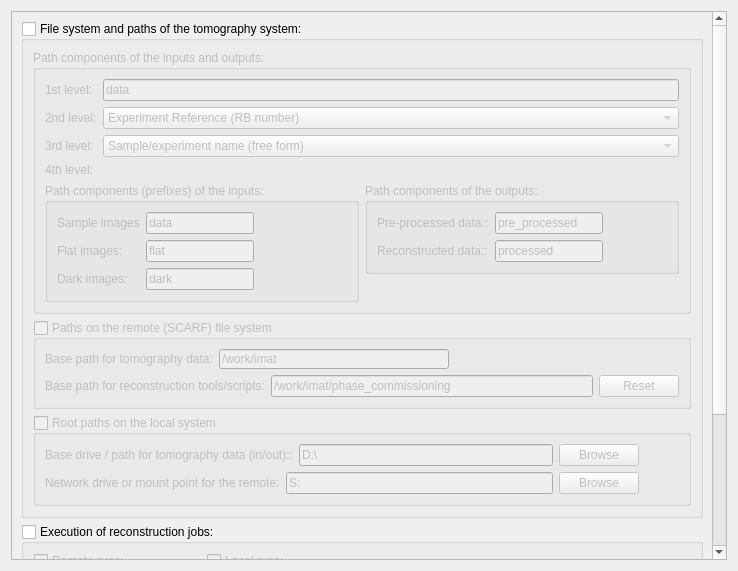
<?xml version="1.0" encoding="UTF-8"?>
<ui version="4.0">
 <class>TomographyIfaceQtTabSystemSettings</class>
 <widget class="QWidget" name="TomographyIfaceQtTabSystemSettings">
  <property name="geometry">
   <rect>
    <x>0</x>
    <y>0</y>
    <width>738</width>
    <height>571</height>
   </rect>
  </property>
  <property name="windowTitle">
   <string>Form</string>
  </property>
  <layout class="QGridLayout" name="gridLayout_9">
   <item row="0" column="0">
    <widget class="QScrollArea" name="scrollArea">
     <property name="lineWidth">
      <number>0</number>
     </property>
     <property name="widgetResizable">
      <bool>true</bool>
     </property>
     <widget class="QWidget" name="scrollAreaWidgetContents">
      <property name="geometry">
       <rect>
        <x>0</x>
        <y>-161</y>
        <width>700</width>
        <height>710</height>
       </rect>
      </property>
      <layout class="QGridLayout" name="gridLayout_8">
       <item row="1" column="0">
        <widget class="QGroupBox" name="groupBox_10">
         <property name="title">
          <string>Execution of reconstruction jobs:</string>
         </property>
         <property name="checkable">
          <bool>true</bool>
         </property>
         <property name="checked">
          <bool>false</bool>
         </property>
         <layout class="QGridLayout" name="gridLayout_6">
          <item row="0" column="0">
           <widget class="QGroupBox" name="groupBox_5">
            <property name="title">
             <string>Remote runs:</string>
            </property>
            <property name="checkable">
             <bool>true</bool>
            </property>
            <property name="checked">
             <bool>false</bool>
            </property>
            <layout class="QGridLayout" name="gridLayout_12">
             <item row="4" column="0">
              <spacer name="verticalSpacer_2">
               <property name="orientation">
                <enum>Qt::Vertical</enum>
               </property>
               <property name="sizeHint" stdset="0">
                <size>
                 <width>20</width>
                 <height>51</height>
                </size>
               </property>
              </spacer>
             </item>
             <item row="2" column="1">
              <widget class="QSpinBox" name="spinBox_remote_cores">
               <property name="enabled">
                <bool>false</bool>
               </property>
               <property name="minimumSize">
                <size>
                 <width>0</width>
                 <height>20</height>
                </size>
               </property>
               <property name="minimum">
                <number>1</number>
               </property>
               <property name="maximum">
                <number>99</number>
               </property>
               <property name="value">
                <number>8</number>
               </property>
              </widget>
             </item>
             <item row="2" column="0">
              <widget class="QLabel" name="label_24">
               <property name="enabled">
                <bool>false</bool>
               </property>
               <property name="text">
                <string>Number of cores:</string>
               </property>
              </widget>
             </item>
             <item row="0" column="0">
              <widget class="QLabel" name="label_23">
               <property name="enabled">
                <bool>false</bool>
               </property>
               <property name="text">
                <string>Number of nodes:</string>
               </property>
              </widget>
             </item>
             <item row="0" column="1">
              <widget class="QSpinBox" name="spinBox_remote_nodes">
               <property name="enabled">
                <bool>false</bool>
               </property>
               <property name="minimumSize">
                <size>
                 <width>0</width>
                 <height>20</height>
                </size>
               </property>
               <property name="minimum">
                <number>1</number>
               </property>
               <property name="maximum">
                <number>99</number>
               </property>
               <property name="value">
                <number>1</number>
               </property>
              </widget>
             </item>
            </layout>
           </widget>
          </item>
          <item row="0" column="1">
           <widget class="QGroupBox" name="groupBox_4">
            <property name="title">
             <string>Local runs:</string>
            </property>
            <property name="checkable">
             <bool>true</bool>
            </property>
            <property name="checked">
             <bool>false</bool>
            </property>
            <layout class="QGridLayout" name="gridLayout_11">
             <item row="1" column="0" colspan="2">
              <layout class="QHBoxLayout" name="horizontalLayout_5">
               <item>
                <widget class="QLabel" name="label_recon_scripts">
                 <property name="text">
                  <string>Reconstruction scripts:</string>
                 </property>
                </widget>
               </item>
               <item>
                <widget class="QLineEdit" name="lineEdit_local_recon_scripts">
                 <property name="sizePolicy">
                  <sizepolicy hsizetype="Expanding" vsizetype="Fixed">
                   <horstretch>2</horstretch>
                   <verstretch>0</verstretch>
                  </sizepolicy>
                 </property>
                 <property name="text">
                  <string>C:/MantidInstall/scripts/</string>
                 </property>
                 <property name="readOnly">
                  <bool>true</bool>
                 </property>
                </widget>
               </item>
               <item>
                <widget class="QPushButton" name="pushButton_local_recon_scripts_dir">
                 <property name="text">
                  <string>Browse</string>
                 </property>
                </widget>
               </item>
              </layout>
             </item>
             <item row="0" column="0">
              <layout class="QGridLayout" name="gridLayout_10">
               <item row="0" column="0">
                <widget class="QLabel" name="label_3">
                 <property name="enabled">
                  <bool>false</bool>
                 </property>
                 <property name="text">
                  <string>Max. processes:</string>
                 </property>
                </widget>
               </item>
               <item row="0" column="1">
                <widget class="QSpinBox" name="spinBox_local_processes">
                 <property name="enabled">
                  <bool>false</bool>
                 </property>
                 <property name="minimum">
                  <number>1</number>
                 </property>
                 <property name="maximum">
                  <number>10</number>
                 </property>
                 <property name="value">
                  <number>4</number>
                 </property>
                </widget>
               </item>
               <item row="1" column="0">
                <widget class="QLabel" name="label_25">
                 <property name="enabled">
                  <bool>false</bool>
                 </property>
                 <property name="text">
                  <string>Number of cores:</string>
                 </property>
                </widget>
               </item>
               <item row="1" column="1">
                <widget class="QSpinBox" name="spinBox_local_cores">
                 <property name="enabled">
                  <bool>false</bool>
                 </property>
                 <property name="minimumSize">
                  <size>
                   <width>0</width>
                   <height>10</height>
                  </size>
                 </property>
                 <property name="maximum">
                  <number>99</number>
                 </property>
                 <property name="value">
                  <number>4</number>
                 </property>
                </widget>
               </item>
              </layout>
             </item>
             <item row="0" column="1">
              <spacer name="horizontalSpacer_7">
               <property name="orientation">
                <enum>Qt::Horizontal</enum>
               </property>
               <property name="sizeHint" stdset="0">
                <size>
                 <width>259</width>
                 <height>20</height>
                </size>
               </property>
              </spacer>
             </item>
             <item row="2" column="0" colspan="2">
              <layout class="QHBoxLayout" name="horizontalLayout_6">
               <item>
                <widget class="QLabel" name="label_13_local_external_interpreter">
                 <property name="text">
                  <string>External interpreter:</string>
                 </property>
                </widget>
               </item>
               <item>
                <widget class="QLineEdit" name="lineEdit_local_external_interpreter">
                 <property name="text">
                  <string>C:\local\Anaconda\python.exe</string>
                 </property>
                </widget>
               </item>
               <item>
                <widget class="QPushButton" name="pushButton_local_external_interpreter">
                 <property name="text">
                  <string>Browse</string>
                 </property>
                </widget>
               </item>
              </layout>
             </item>
            </layout>
           </widget>
          </item>
         </layout>
        </widget>
       </item>
       <item row="0" column="0">
        <widget class="QGroupBox" name="groupBox">
         <property name="sizePolicy">
          <sizepolicy hsizetype="Preferred" vsizetype="Preferred">
           <horstretch>0</horstretch>
           <verstretch>1</verstretch>
          </sizepolicy>
         </property>
         <property name="title">
          <string>File system and paths of the tomography system:</string>
         </property>
         <property name="checkable">
          <bool>true</bool>
         </property>
         <property name="checked">
          <bool>false</bool>
         </property>
         <layout class="QGridLayout" name="gridLayout_7">
          <item row="0" column="0">
           <widget class="QGroupBox" name="groupBox_2">
            <property name="title">
             <string>Path components of the inputs and outputs:</string>
            </property>
            <layout class="QGridLayout" name="gridLayout_5">
             <item row="0" column="0">
              <widget class="QLabel" name="label_4">
               <property name="text">
                <string>1st level:</string>
               </property>
              </widget>
             </item>
             <item row="0" column="1">
              <widget class="QLineEdit" name="lineEdit_path_comp_1st">
               <property name="text">
                <string>data</string>
               </property>
              </widget>
             </item>
             <item row="1" column="0">
              <widget class="QLabel" name="label_5">
               <property name="text">
                <string>2nd level:</string>
               </property>
              </widget>
             </item>
             <item row="1" column="1">
              <widget class="QComboBox" name="comboBox_path_comp_2nd">
               <item>
                <property name="text">
                 <string>Experiment Reference (RB number)</string>
                </property>
               </item>
              </widget>
             </item>
             <item row="2" column="0">
              <widget class="QLabel" name="label_6">
               <property name="text">
                <string>3rd level:</string>
               </property>
              </widget>
             </item>
             <item row="2" column="1">
              <widget class="QComboBox" name="comboBox_path_comp_3rd">
               <item>
                <property name="text">
                 <string>Sample/experiment name (free form)</string>
                </property>
               </item>
              </widget>
             </item>
             <item row="3" column="0">
              <widget class="QLabel" name="label_7">
               <property name="text">
                <string>4th level:</string>
               </property>
              </widget>
             </item>
             <item row="4" column="0" colspan="2">
              <layout class="QHBoxLayout" name="horizontalLayout_3">
               <item>
                <widget class="QGroupBox" name="groupBox_7">
                 <property name="title">
                  <string>Path components (prefixes) of the inputs:</string>
                 </property>
                 <layout class="QGridLayout" name="gridLayout_4">
                  <item row="2" column="1">
                   <widget class="QLineEdit" name="lineEdit_path_comp_input_darks">
                    <property name="text">
                     <string>dark</string>
                    </property>
                    <property name="readOnly">
                     <bool>true</bool>
                    </property>
                   </widget>
                  </item>
                  <item row="1" column="1">
                   <widget class="QLineEdit" name="lineEdit_path_comp_input_flats">
                    <property name="text">
                     <string>flat</string>
                    </property>
                    <property name="readOnly">
                     <bool>true</bool>
                    </property>
                   </widget>
                  </item>
                  <item row="2" column="0">
                   <widget class="QLabel" name="label_11">
                    <property name="text">
                     <string>Dark images:</string>
                    </property>
                   </widget>
                  </item>
                  <item row="0" column="0">
                   <widget class="QLabel" name="label_9">
                    <property name="text">
                     <string>Sample images</string>
                    </property>
                   </widget>
                  </item>
                  <item row="1" column="0">
                   <widget class="QLabel" name="label_10">
                    <property name="text">
                     <string>Flat images:</string>
                    </property>
                   </widget>
                  </item>
                  <item row="0" column="1">
                   <widget class="QLineEdit" name="lineEdit_path_comp_input_samples">
                    <property name="text">
                     <string>data</string>
                    </property>
                    <property name="readOnly">
                     <bool>true</bool>
                    </property>
                   </widget>
                  </item>
                  <item row="1" column="2">
                   <spacer name="horizontalSpacer_6">
                    <property name="orientation">
                     <enum>Qt::Horizontal</enum>
                    </property>
                    <property name="sizeHint" stdset="0">
                     <size>
                      <width>40</width>
                      <height>20</height>
                     </size>
                    </property>
                   </spacer>
                  </item>
                 </layout>
                </widget>
               </item>
               <item>
                <layout class="QVBoxLayout" name="verticalLayout">
                 <item>
                  <widget class="QGroupBox" name="groupBox_6">
                   <property name="title">
                    <string>Path components of the outputs:</string>
                   </property>
                   <layout class="QGridLayout" name="gridLayout_3">
                    <item row="0" column="0">
                     <widget class="QLabel" name="label_8">
                      <property name="text">
                       <string>Pre-processed data::</string>
                      </property>
                     </widget>
                    </item>
                    <item row="0" column="1">
                     <widget class="QLineEdit" name="lineEdit_path_comp_out_preprocessed">
                      <property name="text">
                       <string>pre_processed</string>
                      </property>
                      <property name="readOnly">
                       <bool>true</bool>
                      </property>
                     </widget>
                    </item>
                    <item row="0" column="2">
                     <spacer name="horizontalSpacer_4">
                      <property name="orientation">
                       <enum>Qt::Horizontal</enum>
                      </property>
                      <property name="sizeHint" stdset="0">
                       <size>
                        <width>40</width>
                        <height>20</height>
                       </size>
                      </property>
                     </spacer>
                    </item>
                    <item row="1" column="0">
                     <widget class="QLabel" name="label_2">
                      <property name="text">
                       <string>Reconstructed data::</string>
                      </property>
                     </widget>
                    </item>
                    <item row="1" column="1">
                     <widget class="QLineEdit" name="lineEdit_path_comp_out_processed">
                      <property name="text">
                       <string>processed</string>
                      </property>
                      <property name="readOnly">
                       <bool>false</bool>
                      </property>
                     </widget>
                    </item>
                    <item row="1" column="2">
                     <spacer name="horizontalSpacer_5">
                      <property name="orientation">
                       <enum>Qt::Horizontal</enum>
                      </property>
                      <property name="sizeHint" stdset="0">
                       <size>
                        <width>40</width>
                        <height>20</height>
                       </size>
                      </property>
                     </spacer>
                    </item>
                   </layout>
                  </widget>
                 </item>
                 <item>
                  <spacer name="verticalSpacer">
                   <property name="orientation">
                    <enum>Qt::Vertical</enum>
                   </property>
                   <property name="sizeHint" stdset="0">
                    <size>
                     <width>20</width>
                     <height>18</height>
                    </size>
                   </property>
                  </spacer>
                 </item>
                </layout>
               </item>
              </layout>
             </item>
            </layout>
           </widget>
          </item>
          <item row="1" column="0">
           <widget class="QGroupBox" name="groupBox_3">
            <property name="title">
             <string>Paths on the remote (SCARF) file system</string>
            </property>
            <property name="checkable">
             <bool>true</bool>
            </property>
            <property name="checked">
             <bool>false</bool>
            </property>
            <layout class="QGridLayout" name="gridLayout_2">
             <item row="0" column="0">
              <layout class="QHBoxLayout" name="horizontalLayout_10">
               <item>
                <widget class="QLabel" name="label_22">
                 <property name="text">
                  <string>Base path for tomography data:</string>
                 </property>
                </widget>
               </item>
               <item>
                <widget class="QLineEdit" name="lineEdit_remote_base_path_data">
                 <property name="minimumSize">
                  <size>
                   <width>0</width>
                   <height>20</height>
                  </size>
                 </property>
                 <property name="text">
                  <string>/work/imat</string>
                 </property>
                </widget>
               </item>
               <item>
                <spacer name="horizontalSpacer_2">
                 <property name="orientation">
                  <enum>Qt::Horizontal</enum>
                 </property>
                 <property name="sizeHint" stdset="0">
                  <size>
                   <width>40</width>
                   <height>20</height>
                  </size>
                 </property>
                </spacer>
               </item>
              </layout>
             </item>
             <item row="1" column="0">
              <layout class="QHBoxLayout" name="horizontalLayout_2">
               <item>
                <widget class="QLabel" name="label">
                 <property name="text">
                  <string>Base path for reconstruction tools/scripts:</string>
                 </property>
                </widget>
               </item>
               <item>
                <widget class="QLineEdit" name="lineEdit_remote_scripts_base_dir">
                 <property name="text">
                  <string>/work/imat/phase_commissioning</string>
                 </property>
                </widget>
               </item>
               <item>
                <widget class="QPushButton" name="pushButton_reset_scripts_base_dir_remote">
                 <property name="text">
                  <string>Reset</string>
                 </property>
                </widget>
               </item>
              </layout>
             </item>
            </layout>
           </widget>
          </item>
          <item row="2" column="0">
           <widget class="QGroupBox" name="groupBox_8">
            <property name="title">
             <string>Root paths on the local system</string>
            </property>
            <property name="checkable">
             <bool>true</bool>
            </property>
            <property name="checked">
             <bool>false</bool>
            </property>
            <layout class="QGridLayout" name="gridLayout">
             <item row="0" column="0">
              <layout class="QHBoxLayout" name="horizontalLayout_11">
               <item>
                <widget class="QLabel" name="label_26">
                 <property name="text">
                  <string>Base drive / path for tomography data (in/out)::</string>
                 </property>
                </widget>
               </item>
               <item>
                <widget class="QLineEdit" name="lineEdit_on_local_data_drive_or_path">
                 <property name="sizePolicy">
                  <sizepolicy hsizetype="Expanding" vsizetype="Fixed">
                   <horstretch>1</horstretch>
                   <verstretch>0</verstretch>
                  </sizepolicy>
                 </property>
                 <property name="minimumSize">
                  <size>
                   <width>0</width>
                   <height>20</height>
                  </size>
                 </property>
                 <property name="text">
                  <string>D:\</string>
                 </property>
                 <property name="readOnly">
                  <bool>true</bool>
                 </property>
                </widget>
               </item>
               <item>
                <widget class="QPushButton" name="pushButton_on_local_data_drive_or_path">
                 <property name="text">
                  <string>Browse</string>
                 </property>
                </widget>
               </item>
               <item>
                <spacer name="horizontalSpacer">
                 <property name="orientation">
                  <enum>Qt::Horizontal</enum>
                 </property>
                 <property name="sizeHint" stdset="0">
                  <size>
                   <width>40</width>
                   <height>20</height>
                  </size>
                 </property>
                </spacer>
               </item>
              </layout>
             </item>
             <item row="1" column="0">
              <layout class="QHBoxLayout" name="horizontalLayout_4">
               <item>
                <widget class="QLabel" name="label_12">
                 <property name="text">
                  <string>Network drive or mount point for the remote:</string>
                 </property>
                </widget>
               </item>
               <item>
                <widget class="QLineEdit" name="lineEdit_on_local_remote_data_drive_path">
                 <property name="sizePolicy">
                  <sizepolicy hsizetype="Expanding" vsizetype="Fixed">
                   <horstretch>1</horstretch>
                   <verstretch>0</verstretch>
                  </sizepolicy>
                 </property>
                 <property name="text">
                  <string>S:</string>
                 </property>
                 <property name="readOnly">
                  <bool>true</bool>
                 </property>
                </widget>
               </item>
               <item>
                <widget class="QPushButton" name="pushButton_on_local_remote_data_drive_path">
                 <property name="text">
                  <string>Browse</string>
                 </property>
                </widget>
               </item>
               <item>
                <spacer name="horizontalSpacer_3">
                 <property name="orientation">
                  <enum>Qt::Horizontal</enum>
                 </property>
                 <property name="sizeHint" stdset="0">
                  <size>
                   <width>40</width>
                   <height>20</height>
                  </size>
                 </property>
                </spacer>
               </item>
              </layout>
             </item>
            </layout>
           </widget>
          </item>
         </layout>
        </widget>
       </item>
       <item row="2" column="0">
        <layout class="QHBoxLayout" name="horizontalLayout">
         <item>
          <spacer name="horizontalSpacer_8">
           <property name="orientation">
            <enum>Qt::Horizontal</enum>
           </property>
           <property name="sizeHint" stdset="0">
            <size>
             <width>40</width>
             <height>20</height>
            </size>
           </property>
          </spacer>
         </item>
         <item>
          <widget class="QPushButton" name="pushButton_reset_all">
           <property name="text">
            <string>Reset all</string>
           </property>
          </widget>
         </item>
        </layout>
       </item>
      </layout>
     </widget>
    </widget>
   </item>
  </layout>
 </widget>
 <tabstops>
  <tabstop>groupBox</tabstop>
  <tabstop>lineEdit_path_comp_1st</tabstop>
  <tabstop>comboBox_path_comp_2nd</tabstop>
  <tabstop>comboBox_path_comp_3rd</tabstop>
  <tabstop>lineEdit_path_comp_input_samples</tabstop>
  <tabstop>lineEdit_path_comp_input_flats</tabstop>
  <tabstop>lineEdit_path_comp_input_darks</tabstop>
  <tabstop>lineEdit_path_comp_out_preprocessed</tabstop>
  <tabstop>lineEdit_path_comp_out_processed</tabstop>
  <tabstop>groupBox_3</tabstop>
  <tabstop>lineEdit_remote_base_path_data</tabstop>
  <tabstop>lineEdit_remote_scripts_base_dir</tabstop>
  <tabstop>pushButton_reset_scripts_base_dir_remote</tabstop>
  <tabstop>groupBox_8</tabstop>
  <tabstop>lineEdit_on_local_data_drive_or_path</tabstop>
  <tabstop>pushButton_on_local_data_drive_or_path</tabstop>
  <tabstop>lineEdit_on_local_remote_data_drive_path</tabstop>
  <tabstop>pushButton_on_local_remote_data_drive_path</tabstop>
  <tabstop>groupBox_10</tabstop>
  <tabstop>groupBox_5</tabstop>
  <tabstop>spinBox_remote_cores</tabstop>
  <tabstop>groupBox_4</tabstop>
  <tabstop>spinBox_local_processes</tabstop>
  <tabstop>spinBox_local_cores</tabstop>
  <tabstop>lineEdit_local_recon_scripts</tabstop>
  <tabstop>pushButton_local_recon_scripts_dir</tabstop>
  <tabstop>scrollArea</tabstop>
 </tabstops>
 <resources/>
 <connections/>
</ui>
